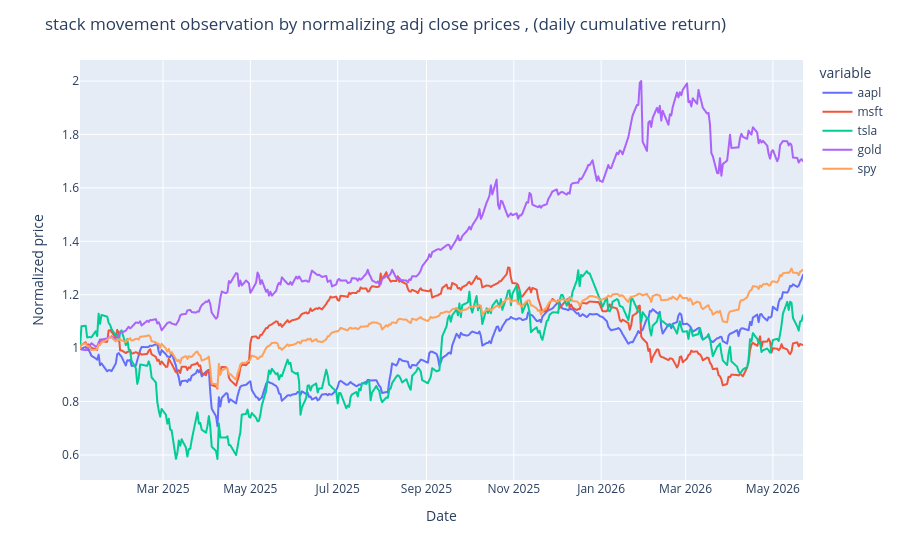

The cell this chart's notebook holds for it:
### Markdown cell above
### normalizing

### Code cell
norm = df / df.iloc[0,:]
fig = px.line(norm)
fig.update_layout(title='stack movement observation by normalizing adj close prices , (daily cumulative return)',
                   xaxis_title='Date', 
                   yaxis_title='Normalized price')
fig.show()

### Figure 1 — Plotly figure (JSON) as saved in the notebook; plotly's stock layout.template omitted (floating-point values rounded to 4 significant figures; data arrays with more than 128 entries replaced by an {"elided": "..."} marker saying what was removed)
{"data": [{"hovertemplate": "variable=aapl<br>Date=%{x}<br>value=%{y}<extra></extra>", "legendgroup": "aapl", "line": {"color": "#636efa", "dash": "solid"}, "marker": {"symbol": "circle"}, "mode": "lines", "name": "aapl", "showlegend": true, "type": "scattergl", "x": {"elided": "348 str values"}, "xaxis": "x", "y": {"elided": "348 float values"}, "yaxis": "y"}, {"hovertemplate": "variable=msft<br>Date=%{x}<br>value=%{y}<extra></extra>", "legendgroup": "msft", "line": {"color": "#EF553B", "dash": "solid"}, "marker": {"symbol": "circle"}, "mode": "lines", "name": "msft", "showlegend": true, "type": "scattergl", "x": {"elided": "348 str values"}, "xaxis": "x", "y": {"elided": "348 float values"}, "yaxis": "y"}, {"hovertemplate": "variable=tsla<br>Date=%{x}<br>value=%{y}<extra></extra>", "legendgroup": "tsla", "line": {"color": "#00cc96", "dash": "solid"}, "marker": {"symbol": "circle"}, "mode": "lines", "name": "tsla", "showlegend": true, "type": "scattergl", "x": {"elided": "348 str values"}, "xaxis": "x", "y": {"elided": "348 float values"}, "yaxis": "y"}, {"hovertemplate": "variable=gold<br>Date=%{x}<br>value=%{y}<extra></extra>", "legendgroup": "gold", "line": {"color": "#ab63fa", "dash": "solid"}, "marker": {"symbol": "circle"}, "mode": "lines", "name": "gold", "showlegend": true, "type": "scattergl", "x": {"elided": "348 str values"}, "xaxis": "x", "y": {"elided": "348 float values"}, "yaxis": "y"}, {"hovertemplate": "variable=spy<br>Date=%{x}<br>value=%{y}<extra></extra>", "legendgroup": "spy", "line": {"color": "#FFA15A", "dash": "solid"}, "marker": {"symbol": "circle"}, "mode": "lines", "name": "spy", "showlegend": true, "type": "scattergl", "x": {"elided": "348 str values"}, "xaxis": "x", "y": {"elided": "348 float values"}, "yaxis": "y"}], "layout": {"legend": {"title": {"text": "variable"}, "tracegroupgap": 0}, "margin": {"t": 60}, "title": {"text": "stack movement observation by normalizing adj close prices , (daily cumulative return)"}, "xaxis": {"anchor": "y", "domain": [0, 1], "title": {"text": "Date"}}, "yaxis": {"anchor": "x", "domain": [0, 1], "title": {"text": "Normalized price"}}}}
